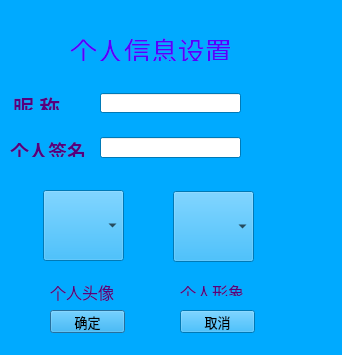
<?xml version="1.0" encoding="UTF-8"?>
<ui version="4.0">
 <class>set</class>
 <widget class="QDialog" name="set">
  <property name="geometry">
   <rect>
    <x>0</x>
    <y>0</y>
    <width>342</width>
    <height>355</height>
   </rect>
  </property>
  <property name="palette">
   <palette>
    <active>
     <colorrole role="WindowText">
      <brush brushstyle="SolidPattern">
       <color alpha="255">
        <red>0</red>
        <green>0</green>
        <blue>0</blue>
       </color>
      </brush>
     </colorrole>
     <colorrole role="Button">
      <brush brushstyle="SolidPattern">
       <color alpha="255">
        <red>0</red>
        <green>170</green>
        <blue>255</blue>
       </color>
      </brush>
     </colorrole>
     <colorrole role="Light">
      <brush brushstyle="SolidPattern">
       <color alpha="255">
        <red>127</red>
        <green>213</green>
        <blue>255</blue>
       </color>
      </brush>
     </colorrole>
     <colorrole role="Midlight">
      <brush brushstyle="SolidPattern">
       <color alpha="255">
        <red>63</red>
        <green>191</green>
        <blue>255</blue>
       </color>
      </brush>
     </colorrole>
     <colorrole role="Dark">
      <brush brushstyle="SolidPattern">
       <color alpha="255">
        <red>0</red>
        <green>85</green>
        <blue>127</blue>
       </color>
      </brush>
     </colorrole>
     <colorrole role="Mid">
      <brush brushstyle="SolidPattern">
       <color alpha="255">
        <red>0</red>
        <green>113</green>
        <blue>170</blue>
       </color>
      </brush>
     </colorrole>
     <colorrole role="Text">
      <brush brushstyle="SolidPattern">
       <color alpha="255">
        <red>0</red>
        <green>0</green>
        <blue>0</blue>
       </color>
      </brush>
     </colorrole>
     <colorrole role="BrightText">
      <brush brushstyle="SolidPattern">
       <color alpha="255">
        <red>255</red>
        <green>255</green>
        <blue>255</blue>
       </color>
      </brush>
     </colorrole>
     <colorrole role="ButtonText">
      <brush brushstyle="SolidPattern">
       <color alpha="255">
        <red>0</red>
        <green>0</green>
        <blue>0</blue>
       </color>
      </brush>
     </colorrole>
     <colorrole role="Base">
      <brush brushstyle="SolidPattern">
       <color alpha="255">
        <red>255</red>
        <green>255</green>
        <blue>255</blue>
       </color>
      </brush>
     </colorrole>
     <colorrole role="Window">
      <brush brushstyle="SolidPattern">
       <color alpha="255">
        <red>0</red>
        <green>170</green>
        <blue>255</blue>
       </color>
      </brush>
     </colorrole>
     <colorrole role="Shadow">
      <brush brushstyle="SolidPattern">
       <color alpha="255">
        <red>0</red>
        <green>0</green>
        <blue>0</blue>
       </color>
      </brush>
     </colorrole>
     <colorrole role="AlternateBase">
      <brush brushstyle="SolidPattern">
       <color alpha="255">
        <red>127</red>
        <green>212</green>
        <blue>255</blue>
       </color>
      </brush>
     </colorrole>
     <colorrole role="ToolTipBase">
      <brush brushstyle="SolidPattern">
       <color alpha="255">
        <red>255</red>
        <green>255</green>
        <blue>220</blue>
       </color>
      </brush>
     </colorrole>
     <colorrole role="ToolTipText">
      <brush brushstyle="SolidPattern">
       <color alpha="255">
        <red>0</red>
        <green>0</green>
        <blue>0</blue>
       </color>
      </brush>
     </colorrole>
    </active>
    <inactive>
     <colorrole role="WindowText">
      <brush brushstyle="SolidPattern">
       <color alpha="255">
        <red>0</red>
        <green>0</green>
        <blue>0</blue>
       </color>
      </brush>
     </colorrole>
     <colorrole role="Button">
      <brush brushstyle="SolidPattern">
       <color alpha="255">
        <red>0</red>
        <green>170</green>
        <blue>255</blue>
       </color>
      </brush>
     </colorrole>
     <colorrole role="Light">
      <brush brushstyle="SolidPattern">
       <color alpha="255">
        <red>127</red>
        <green>213</green>
        <blue>255</blue>
       </color>
      </brush>
     </colorrole>
     <colorrole role="Midlight">
      <brush brushstyle="SolidPattern">
       <color alpha="255">
        <red>63</red>
        <green>191</green>
        <blue>255</blue>
       </color>
      </brush>
     </colorrole>
     <colorrole role="Dark">
      <brush brushstyle="SolidPattern">
       <color alpha="255">
        <red>0</red>
        <green>85</green>
        <blue>127</blue>
       </color>
      </brush>
     </colorrole>
     <colorrole role="Mid">
      <brush brushstyle="SolidPattern">
       <color alpha="255">
        <red>0</red>
        <green>113</green>
        <blue>170</blue>
       </color>
      </brush>
     </colorrole>
     <colorrole role="Text">
      <brush brushstyle="SolidPattern">
       <color alpha="255">
        <red>0</red>
        <green>0</green>
        <blue>0</blue>
       </color>
      </brush>
     </colorrole>
     <colorrole role="BrightText">
      <brush brushstyle="SolidPattern">
       <color alpha="255">
        <red>255</red>
        <green>255</green>
        <blue>255</blue>
       </color>
      </brush>
     </colorrole>
     <colorrole role="ButtonText">
      <brush brushstyle="SolidPattern">
       <color alpha="255">
        <red>0</red>
        <green>0</green>
        <blue>0</blue>
       </color>
      </brush>
     </colorrole>
     <colorrole role="Base">
      <brush brushstyle="SolidPattern">
       <color alpha="255">
        <red>255</red>
        <green>255</green>
        <blue>255</blue>
       </color>
      </brush>
     </colorrole>
     <colorrole role="Window">
      <brush brushstyle="SolidPattern">
       <color alpha="255">
        <red>0</red>
        <green>170</green>
        <blue>255</blue>
       </color>
      </brush>
     </colorrole>
     <colorrole role="Shadow">
      <brush brushstyle="SolidPattern">
       <color alpha="255">
        <red>0</red>
        <green>0</green>
        <blue>0</blue>
       </color>
      </brush>
     </colorrole>
     <colorrole role="AlternateBase">
      <brush brushstyle="SolidPattern">
       <color alpha="255">
        <red>127</red>
        <green>212</green>
        <blue>255</blue>
       </color>
      </brush>
     </colorrole>
     <colorrole role="ToolTipBase">
      <brush brushstyle="SolidPattern">
       <color alpha="255">
        <red>255</red>
        <green>255</green>
        <blue>220</blue>
       </color>
      </brush>
     </colorrole>
     <colorrole role="ToolTipText">
      <brush brushstyle="SolidPattern">
       <color alpha="255">
        <red>0</red>
        <green>0</green>
        <blue>0</blue>
       </color>
      </brush>
     </colorrole>
    </inactive>
    <disabled>
     <colorrole role="WindowText">
      <brush brushstyle="SolidPattern">
       <color alpha="255">
        <red>0</red>
        <green>85</green>
        <blue>127</blue>
       </color>
      </brush>
     </colorrole>
     <colorrole role="Button">
      <brush brushstyle="SolidPattern">
       <color alpha="255">
        <red>0</red>
        <green>170</green>
        <blue>255</blue>
       </color>
      </brush>
     </colorrole>
     <colorrole role="Light">
      <brush brushstyle="SolidPattern">
       <color alpha="255">
        <red>127</red>
        <green>213</green>
        <blue>255</blue>
       </color>
      </brush>
     </colorrole>
     <colorrole role="Midlight">
      <brush brushstyle="SolidPattern">
       <color alpha="255">
        <red>63</red>
        <green>191</green>
        <blue>255</blue>
       </color>
      </brush>
     </colorrole>
     <colorrole role="Dark">
      <brush brushstyle="SolidPattern">
       <color alpha="255">
        <red>0</red>
        <green>85</green>
        <blue>127</blue>
       </color>
      </brush>
     </colorrole>
     <colorrole role="Mid">
      <brush brushstyle="SolidPattern">
       <color alpha="255">
        <red>0</red>
        <green>113</green>
        <blue>170</blue>
       </color>
      </brush>
     </colorrole>
     <colorrole role="Text">
      <brush brushstyle="SolidPattern">
       <color alpha="255">
        <red>0</red>
        <green>85</green>
        <blue>127</blue>
       </color>
      </brush>
     </colorrole>
     <colorrole role="BrightText">
      <brush brushstyle="SolidPattern">
       <color alpha="255">
        <red>255</red>
        <green>255</green>
        <blue>255</blue>
       </color>
      </brush>
     </colorrole>
     <colorrole role="ButtonText">
      <brush brushstyle="SolidPattern">
       <color alpha="255">
        <red>0</red>
        <green>85</green>
        <blue>127</blue>
       </color>
      </brush>
     </colorrole>
     <colorrole role="Base">
      <brush brushstyle="SolidPattern">
       <color alpha="255">
        <red>0</red>
        <green>170</green>
        <blue>255</blue>
       </color>
      </brush>
     </colorrole>
     <colorrole role="Window">
      <brush brushstyle="SolidPattern">
       <color alpha="255">
        <red>0</red>
        <green>170</green>
        <blue>255</blue>
       </color>
      </brush>
     </colorrole>
     <colorrole role="Shadow">
      <brush brushstyle="SolidPattern">
       <color alpha="255">
        <red>0</red>
        <green>0</green>
        <blue>0</blue>
       </color>
      </brush>
     </colorrole>
     <colorrole role="AlternateBase">
      <brush brushstyle="SolidPattern">
       <color alpha="255">
        <red>0</red>
        <green>170</green>
        <blue>255</blue>
       </color>
      </brush>
     </colorrole>
     <colorrole role="ToolTipBase">
      <brush brushstyle="SolidPattern">
       <color alpha="255">
        <red>255</red>
        <green>255</green>
        <blue>220</blue>
       </color>
      </brush>
     </colorrole>
     <colorrole role="ToolTipText">
      <brush brushstyle="SolidPattern">
       <color alpha="255">
        <red>0</red>
        <green>0</green>
        <blue>0</blue>
       </color>
      </brush>
     </colorrole>
    </disabled>
   </palette>
  </property>
  <property name="windowTitle">
   <string>set</string>
  </property>
  <widget class="QLabel" name="label">
   <property name="geometry">
    <rect>
     <x>13</x>
     <y>90</y>
     <width>61</width>
     <height>20</height>
    </rect>
   </property>
   <property name="font">
    <font>
     <family>华文行楷</family>
     <pointsize>16</pointsize>
    </font>
   </property>
   <property name="text">
    <string>&lt;html&gt;&lt;head/&gt;&lt;body&gt;&lt;p&gt;&lt;span style=&quot; font-weight:600; color:#55007f;&quot;&gt;昵   称&lt;/span&gt;&lt;/p&gt;&lt;/body&gt;&lt;/html&gt;</string>
   </property>
  </widget>
  <widget class="QLabel" name="label_3">
   <property name="geometry">
    <rect>
     <x>10</x>
     <y>136</y>
     <width>81</width>
     <height>21</height>
    </rect>
   </property>
   <property name="font">
    <font>
     <family>华文行楷</family>
     <pointsize>14</pointsize>
     <weight>75</weight>
     <bold>true</bold>
    </font>
   </property>
   <property name="text">
    <string>&lt;html&gt;&lt;head/&gt;&lt;body&gt;&lt;p&gt;&lt;span style=&quot; color:#55007f;&quot;&gt;个人签名&lt;/span&gt;&lt;/p&gt;&lt;/body&gt;&lt;/html&gt;</string>
   </property>
  </widget>
  <widget class="QLineEdit" name="name">
   <property name="geometry">
    <rect>
     <x>100</x>
     <y>93</y>
     <width>141</width>
     <height>20</height>
    </rect>
   </property>
   <property name="font">
    <font>
     <family>微软雅黑</family>
     <pointsize>10</pointsize>
    </font>
   </property>
  </widget>
  <widget class="QComboBox" name="Head_box">
   <property name="geometry">
    <rect>
     <x>43</x>
     <y>190</y>
     <width>81</width>
     <height>71</height>
    </rect>
   </property>
   <property name="font">
    <font>
     <family>微软雅黑</family>
     <pointsize>10</pointsize>
    </font>
   </property>
   <property name="editable">
    <bool>false</bool>
   </property>
   <property name="minimumContentsLength">
    <number>2</number>
   </property>
   <property name="iconSize">
    <size>
     <width>120</width>
     <height>120</height>
    </size>
   </property>
  </widget>
  <widget class="QLabel" name="label_4">
   <property name="geometry">
    <rect>
     <x>50</x>
     <y>280</y>
     <width>81</width>
     <height>21</height>
    </rect>
   </property>
   <property name="font">
    <font>
     <family>华文行楷</family>
     <pointsize>10</pointsize>
    </font>
   </property>
   <property name="midLineWidth">
    <number>0</number>
   </property>
   <property name="text">
    <string>&lt;html&gt;&lt;head/&gt;&lt;body&gt;&lt;p&gt;&lt;span style=&quot; font-size:12pt; color:#55007f;&quot;&gt;个人头像&lt;/span&gt;&lt;/p&gt;&lt;/body&gt;&lt;/html&gt;</string>
   </property>
   <property name="textFormat">
    <enum>Qt::AutoText</enum>
   </property>
   <property name="scaledContents">
    <bool>false</bool>
   </property>
   <property name="wordWrap">
    <bool>true</bool>
   </property>
   <property name="textInteractionFlags">
    <set>Qt::LinksAccessibleByMouse|Qt::TextSelectableByKeyboard|Qt::TextSelectableByMouse</set>
   </property>
  </widget>
  <widget class="QPushButton" name="pushButton">
   <property name="geometry">
    <rect>
     <x>50</x>
     <y>310</y>
     <width>75</width>
     <height>23</height>
    </rect>
   </property>
   <property name="font">
    <font>
     <family>微软雅黑</family>
     <pointsize>10</pointsize>
    </font>
   </property>
   <property name="text">
    <string>确定</string>
   </property>
  </widget>
  <widget class="QPushButton" name="pushButton_2">
   <property name="geometry">
    <rect>
     <x>180</x>
     <y>310</y>
     <width>75</width>
     <height>23</height>
    </rect>
   </property>
   <property name="font">
    <font>
     <family>微软雅黑</family>
     <pointsize>10</pointsize>
    </font>
   </property>
   <property name="text">
    <string>取消</string>
   </property>
  </widget>
  <widget class="QLineEdit" name="sign">
   <property name="geometry">
    <rect>
     <x>100</x>
     <y>137</y>
     <width>141</width>
     <height>21</height>
    </rect>
   </property>
  </widget>
  <widget class="QComboBox" name="photo_box">
   <property name="geometry">
    <rect>
     <x>173</x>
     <y>191</y>
     <width>81</width>
     <height>71</height>
    </rect>
   </property>
   <property name="editable">
    <bool>false</bool>
   </property>
   <property name="iconSize">
    <size>
     <width>60</width>
     <height>60</height>
    </size>
   </property>
  </widget>
  <widget class="QLabel" name="label_5">
   <property name="geometry">
    <rect>
     <x>180</x>
     <y>280</y>
     <width>71</width>
     <height>16</height>
    </rect>
   </property>
   <property name="font">
    <font>
     <family>华文行楷</family>
     <pointsize>10</pointsize>
    </font>
   </property>
   <property name="text">
    <string>&lt;html&gt;&lt;head/&gt;&lt;body&gt;&lt;p&gt;&lt;span style=&quot; font-size:12pt; color:#55007f;&quot;&gt;个人形象&lt;/span&gt;&lt;/p&gt;&lt;/body&gt;&lt;/html&gt;</string>
   </property>
  </widget>
  <widget class="QWidget" name="horizontalLayoutWidget">
   <property name="geometry">
    <rect>
     <x>260</x>
     <y>0</y>
     <width>81</width>
     <height>21</height>
    </rect>
   </property>
   <layout class="QHBoxLayout" name="Mian_Layout"/>
  </widget>
  <widget class="QLabel" name="label_2">
   <property name="geometry">
    <rect>
     <x>70</x>
     <y>30</y>
     <width>171</width>
     <height>31</height>
    </rect>
   </property>
   <property name="font">
    <font>
     <family>华文彩云</family>
     <pointsize>16</pointsize>
    </font>
   </property>
   <property name="text">
    <string>&lt;html&gt;&lt;head/&gt;&lt;body&gt;&lt;p&gt;&lt;span style=&quot; font-size:20pt; color:#5500ff;&quot;&gt;个人信息设置&lt;/span&gt;&lt;/p&gt;&lt;/body&gt;&lt;/html&gt;</string>
   </property>
  </widget>
 </widget>
 <layoutdefault spacing="6" margin="11"/>
 <resources/>
 <connections/>
</ui>
